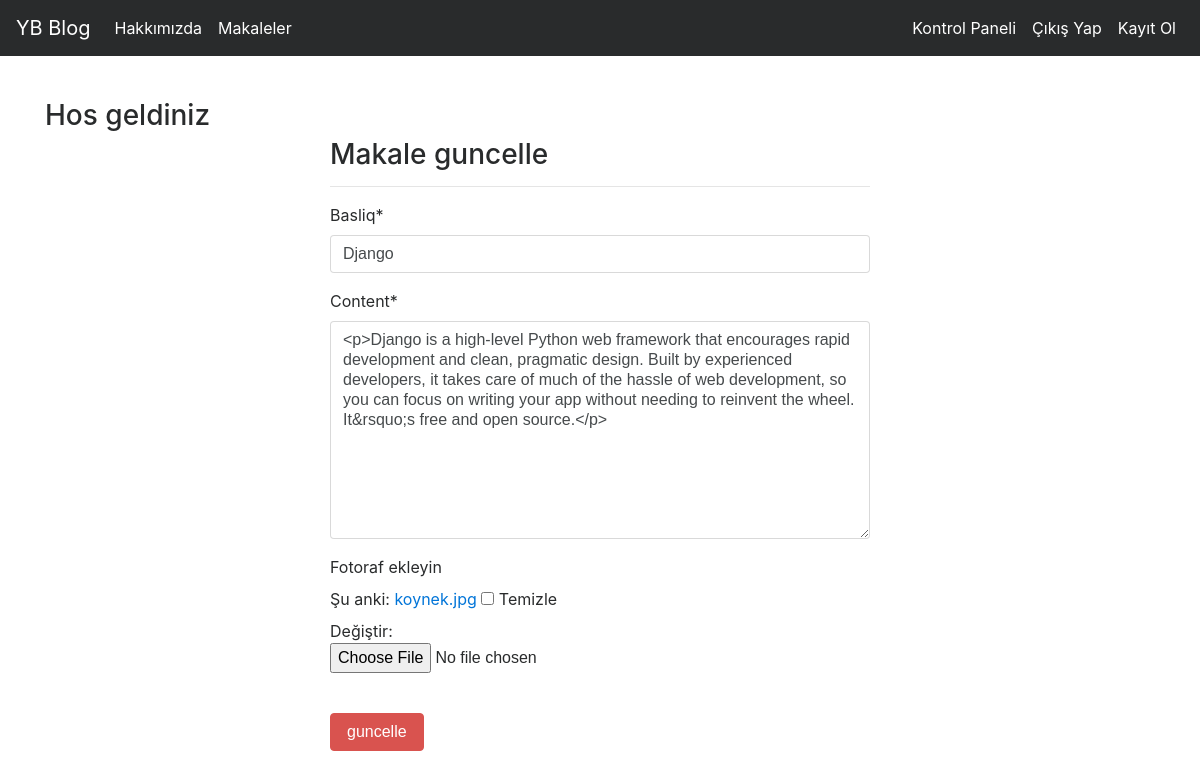
The app's page /articles/update/9 (signed in) with its own data.
### articles/models.py (models this page shows, shortened)
class Articles(models.Model):
    author=models.ForeignKey('auth.User',on_delete=models.CASCADE,verbose_name='Yazar') #Djangonun dacilindeki Auth.User istifade ederek yazdiq.User silinende onun meqalesi de silinecek -on_delete=moldes.Cascade bunu gosterir
    title=models.CharField(max_length=50,verbose_name='Basliq')
    content=RichTextField()
    created_date=models.DateTimeField(auto_now_add=True)
    article_image=models.FileField(blank=True,null=True,verbose_name='Fotoraf ekleyin')
    class Meta:
        ordering = ['-created_date']

### articles/views.py (the view, shortened to what this page needs)
# urls.py: path('update/<int:id>',update, name = "update"),
@login_required(login_url='user:login')
def update(request,id):
    article=get_object_or_404(Articles,id=id)
    form=AddarticlesForm(request.POST or None, request.FILES or None,instance=article)
    return render (request, "update.html",{'form':form})

### articles/forms.py
class AddarticlesForm(forms.ModelForm):
    class Meta:
        model=Articles
        fields=['title','content','article_image']

### templates/update.html (shortened to what this page needs)
{% extends 'layout.html' %}
{% load crispy_forms_tags %}
{% block body %}
<h3>Hos geldiniz</h3>
<div class="row">
    <div class="col-md-6 offset-md-3">
        <h3>Makale guncelle</h3>
        <hr>
        <form method = "post">
            {{form|crispy}}
            <br>
            <button type = "submit" class = "btn btn-danger">guncelle</button>
        </form>
    </div>
</div>
{% endblock %}

### records on screen
Articles: title "Django", content "<p>Django is a high-level Python web framework that encourages rapid development and clean, pragmatic design. Built by experienced developers, it takes care of much of the hassle of web development, so you can focus on writing your app without needing to reinvent the wheel. It&rsquo;s free and open source.</p>"
